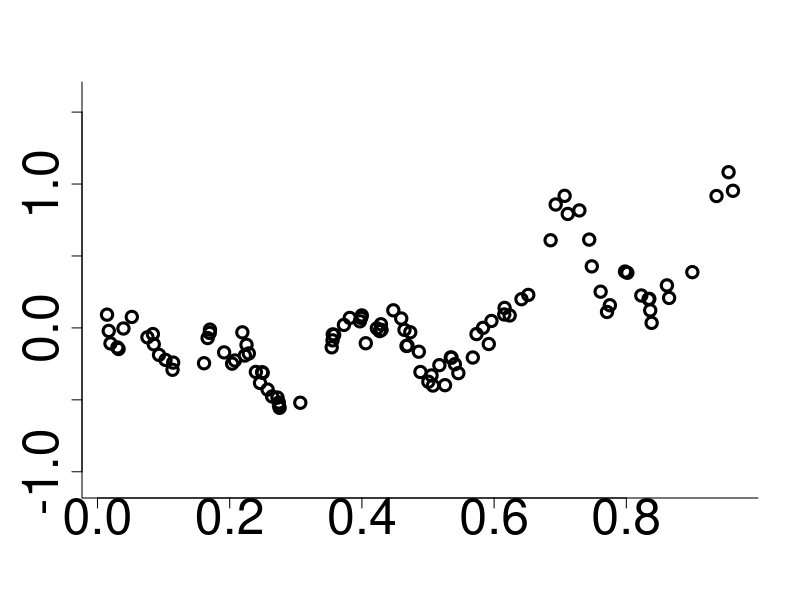
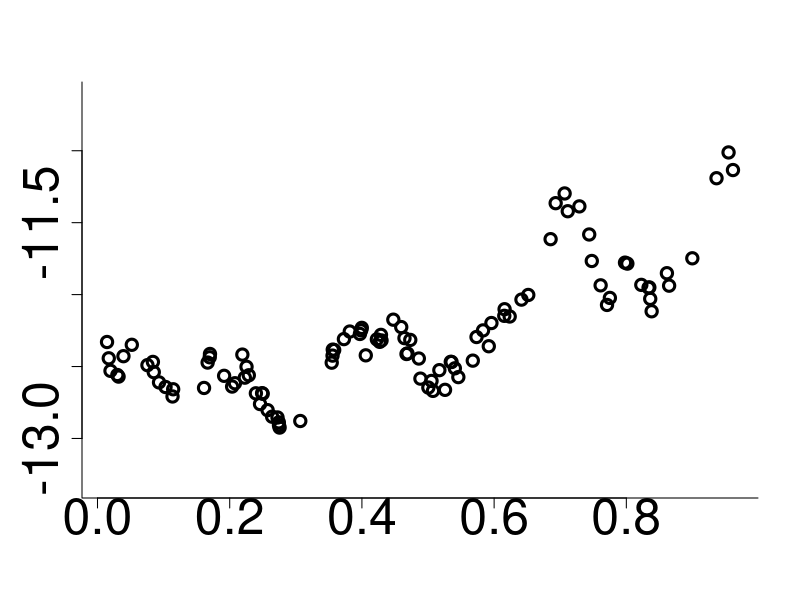
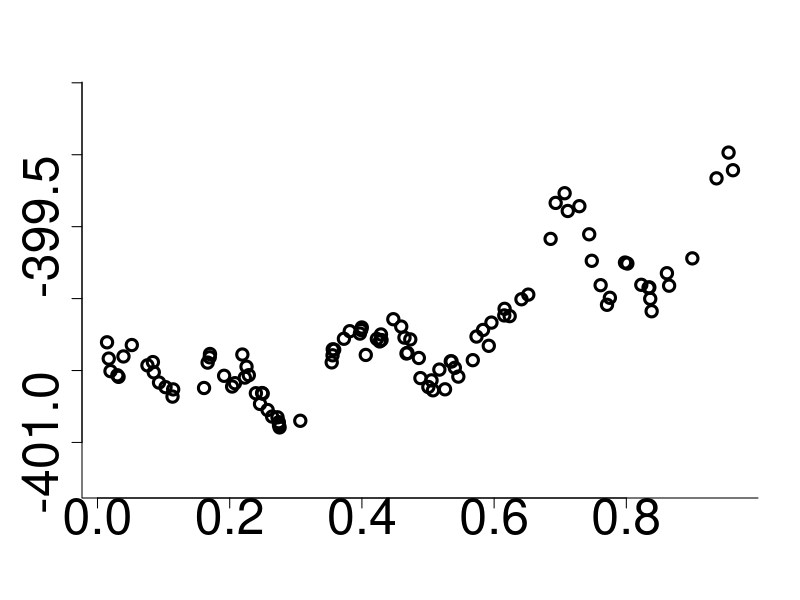

Source code (R) for these figures, in order:
################################################################################
# Sec1.R                                                                       #
#    Code for Section 1 of the paper                                           #
################################################################################

# Set to TRUE to save .eps figures instead of drawing on screen
do.print <- TRUE

# Set seed
set.seed(10)

# Choose locations
n = 100
loc = runif(n)

# Initialize storage
x = matrix(0, nrow = n, ncol = 3)  

# Generate iid realization
z = rnorm(n)

# Generate realizations with structure
for(i in 1:3){
    # Set parameters
	rho = 10^((i-1)*3)
	sig2 = 10^((i-1)*3)

    # Calculate covariance matrix
    D = as.matrix(dist(loc))
	Sigma = sig2*exp(-D/rho)

    # Generate realization
	L = chol(Sigma)
	x[,i] = t(L)%*%z
}

# Find appropriate y limits
yLims = apply(x, 2, range)
yRs = diff(yLims)
yR = max(yRs)

# Make plots
for(i in 1:3){
    if (do.print) {
        setEPS()
        postscript(paste("Figures/sampExp_", i, ".eps", sep = ""))
    }
    yMean = mean(yLims[,i])
    yLim = c(yMean-0.7*yR, yMean+0.7*yR)
    plot(loc, x[,i], bty = "l", lwd = 3L, cex.lab = 3, cex.axis = 3, cex =1.5, xlab = "", ylab = "", ylim = yLim)
    
    if(do.print) {
        dev.off()
    }
}
